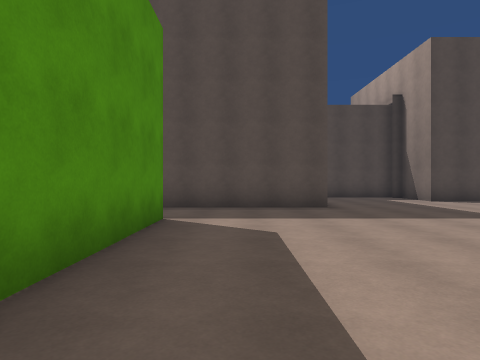
[1] (above)

12 first-person views from a walk through a Unity game level. The camera is 1.3 m above the floor, looks level and sees 75° across. The floor is counted in squares, 2 m on a side. Each view is taken from the middle of a square. On the plan, view 1 faces up. The plan holds only what a view shows up to about 10 squares ahead; the rest is blank. The place goes on beyond the plan. The player is left out.

[2]
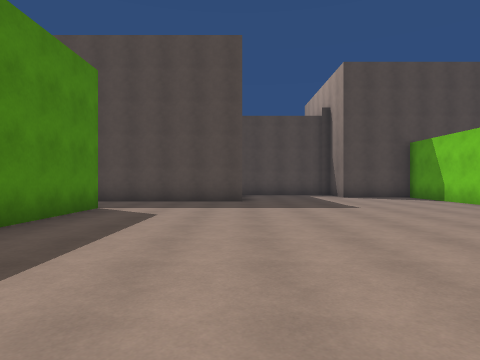

[3]
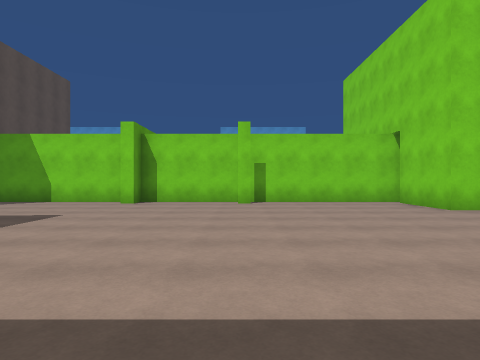

[4]
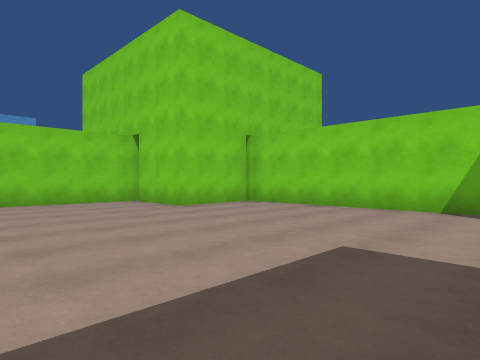

[5]
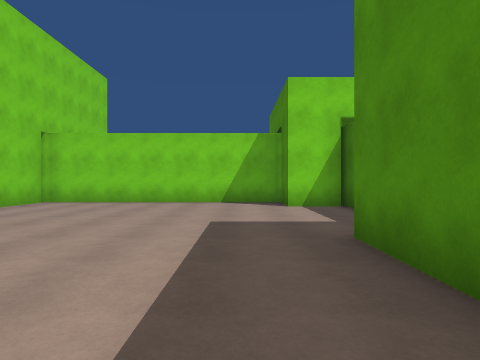

[6]
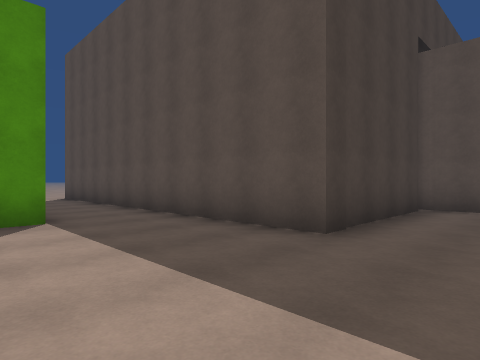

[7]
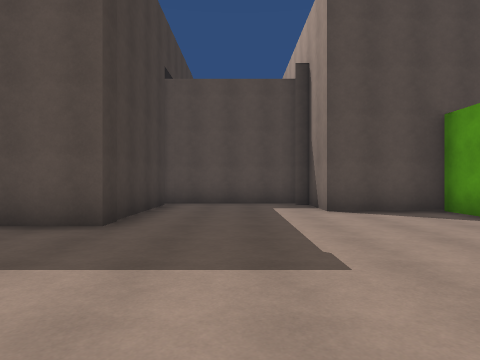

[8]
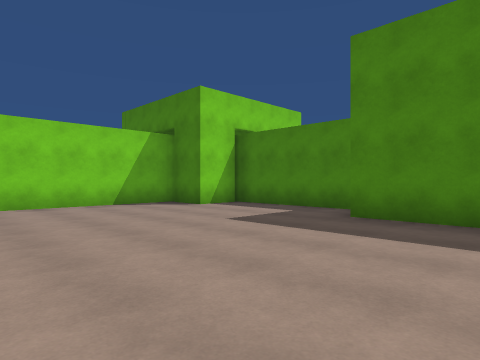

[9]
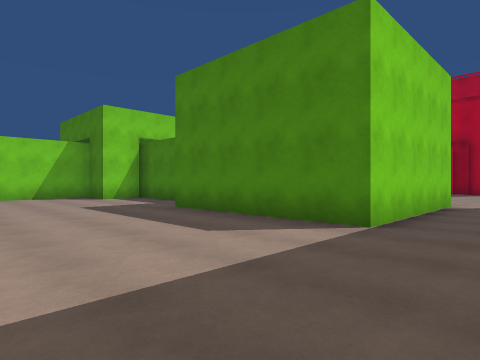

[10]
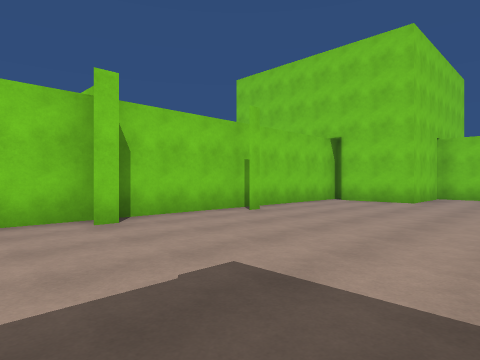

[11]
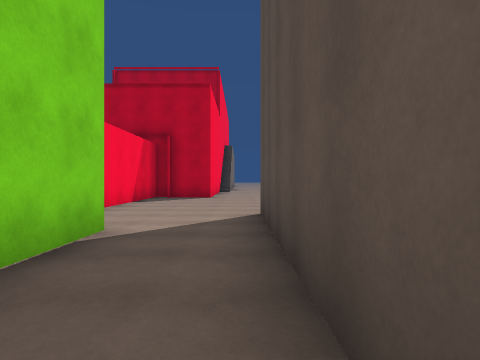

[12]
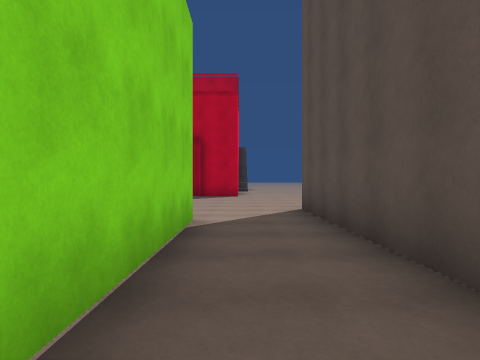

### Floor plan
Points are (right, up) in squares from view 1. A wall is a line through its corners. A room is listed if a view was taken in it or the views show most of it. See-through windows are left out.
Room 1 (views 1, 2, 3, 4, 5, 6, 7, 8, 9, 10, 11, 12)
walls: (7.7, 1.6) (7.7, 2.1); (8.2, 4.9) (7.7, 4.9) (7.7, 5.4); (-2.6, -0.1) (-2.6, -4.2); (8.3, -2.8) (8.3, 9.5) (5.7, 9.5) (5.7, 11.2) (5.4, 11.2); (5.7, -5) (5.7, -2.5) (7.9, -2.5); (2, 11.4) (2, 7.4) (-6.6, 7.4); (-2.5, -3.7) (-1.3, -3.7) (-1.3, -5.2) (6, -5.2); (5.6, 11.7) (1.9, 11.7); (-6.1, 5.2) (-1.3, 5.2) (-1.3, 0.4)
ways out: opening at (-6, 6.5)

Where each view was taken, in squares from view 1:
view 1: 0 up, 0 right, facing up
view 2: 2 down, 2 right, facing up
view 3: 2 up, 1 left, facing right
view 4: 2 up, 1 left, facing down-right
view 5: 4 up, 0 right, facing down
view 6: 4 up, 4 right, facing up-left
view 7: 3 up, 4 right, facing up
view 8: 3 up, 4 right, facing down-left
view 9: 7 up, 3 right, facing down-left
view 10: 7 up, 3 right, facing down-right
view 11: 7 up, 2 left, facing left
view 12: 6 up, 1 left, facing left
